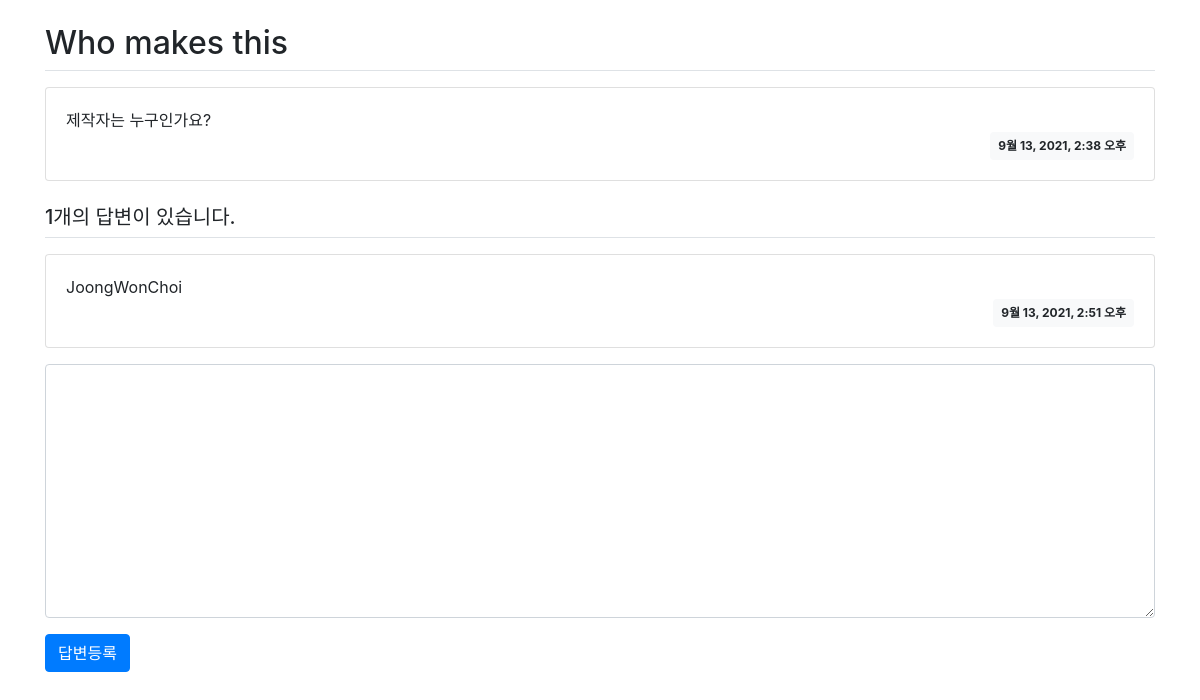
/jwc/2/, run on an earlier commit of the app's database.
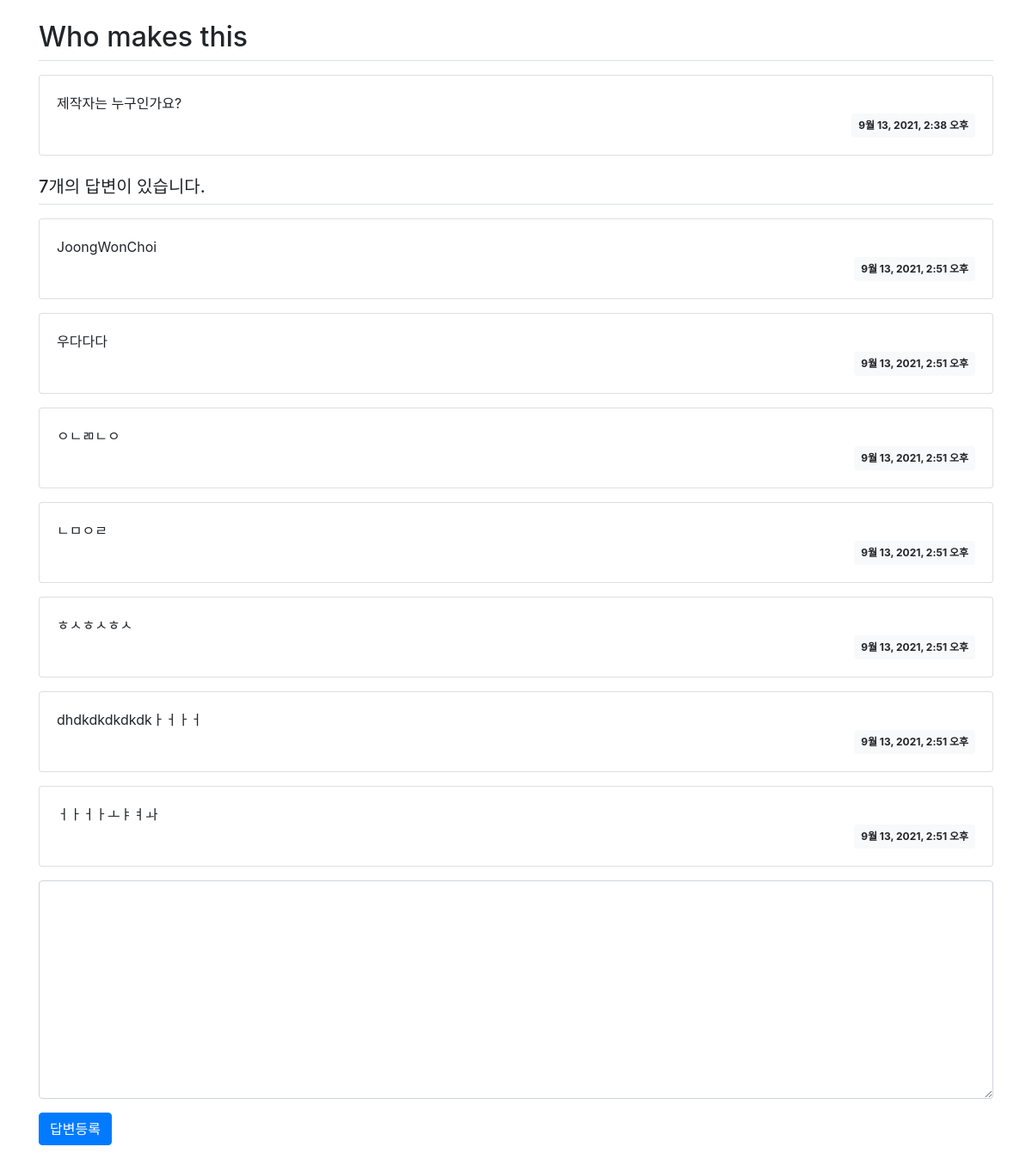
And on a later commit of the database.
### jwc/models.py (models this page shows, shortened)
class Question(models.Model):
    subject = models.CharField(max_length=200)
    content = models.TextField()
    create_date = models.DateTimeField()

class Answer(models.Model):
    question = models.ForeignKey(Question, on_delete=models.CASCADE)
    content = models.TextField()
    create_date = models.DateTimeField()

### jwc/views.py (the view)
# urls.py: path('<int:q_id>/', views.detail, name='detail'),
def detail(request, q_id):
    question = Q.objects.get(id=q_id)
    answer = A.objects.get(id=q_id)
    context = {'q':question, 'a':answer}
    return render(request,'jwc/question_detail.html',context)

### templates/jwc/question_detail.html (shortened to what this page needs)
{% extends 'base.html' %}
{% block content %}
<div class="container my-3">
    <h2 class="border-bottom py-2">{{ q.subject }}</h2>
    <div class="card my-3">
        <div class="card-body">
            <div class="card-text" style="white-space: pre-line;">{{ q.content }}</div>
            <div class="d-flex justify-content-end">
                <div class="badge badge-light p-2">
                    {{ q.create_date }}
                </div>
            </div>
        </div>
    </div>
    <h5 class="border-bottom my-3 py-2">{{q.answer_set.count}}개의 답변이 있습니다.</h5>
    {% for answer in q.answer_set.all %}
    <div class="card my-3">
        <div class="card-body">
            <div class="card-text" style="white-space: pre-line;">{{ answer.content }}</div>
            <div class="d-flex justify-content-end">
                <div class="badge badge-light p-2">
                    {{ a.create_date }}
                </div>
            </div>
        </div>
    </div>
    {% endfor %}
    <form action="{% url 'jwc:answer_create' q.id %}" method="post" class="my-3">
        <div class="form-group">
            <textarea name="content" id="content" class="form-control" rows="10"></textarea>
        </div>
        <input type="submit" value="답변등록" class="btn btn-primary">
    </form>
</div>
{% endblock %}

What changed in the data, as far as the page shows it:
computed for Question "Who makes this": answer_set.count "1" → "7"
added Answer: content "우다다다", {{ a.create_date }} "9월 13, 2021, 2:51 오후"
added Answer: content "ㅇㄴㄻㄴㅇ", {{ a.create_date }} "9월 13, 2021, 2:51 오후"
added Answer: content "ㄴㅁㅇㄹ", {{ a.create_date }} "9월 13, 2021, 2:51 오후"
added Answer: content "ㅎㅅㅎㅅㅎㅅ", {{ a.create_date }} "9월 13, 2021, 2:51 오후"
added Answer: content "dhdkdkdkdkdkㅏㅓㅏㅓ", {{ a.create_date }} "9월 13, 2021, 2:51 오후"
added Answer: content "ㅓㅏㅓㅏㅗㅑㅕㅘ", {{ a.create_date }} "9월 13, 2021, 2:51 오후"
